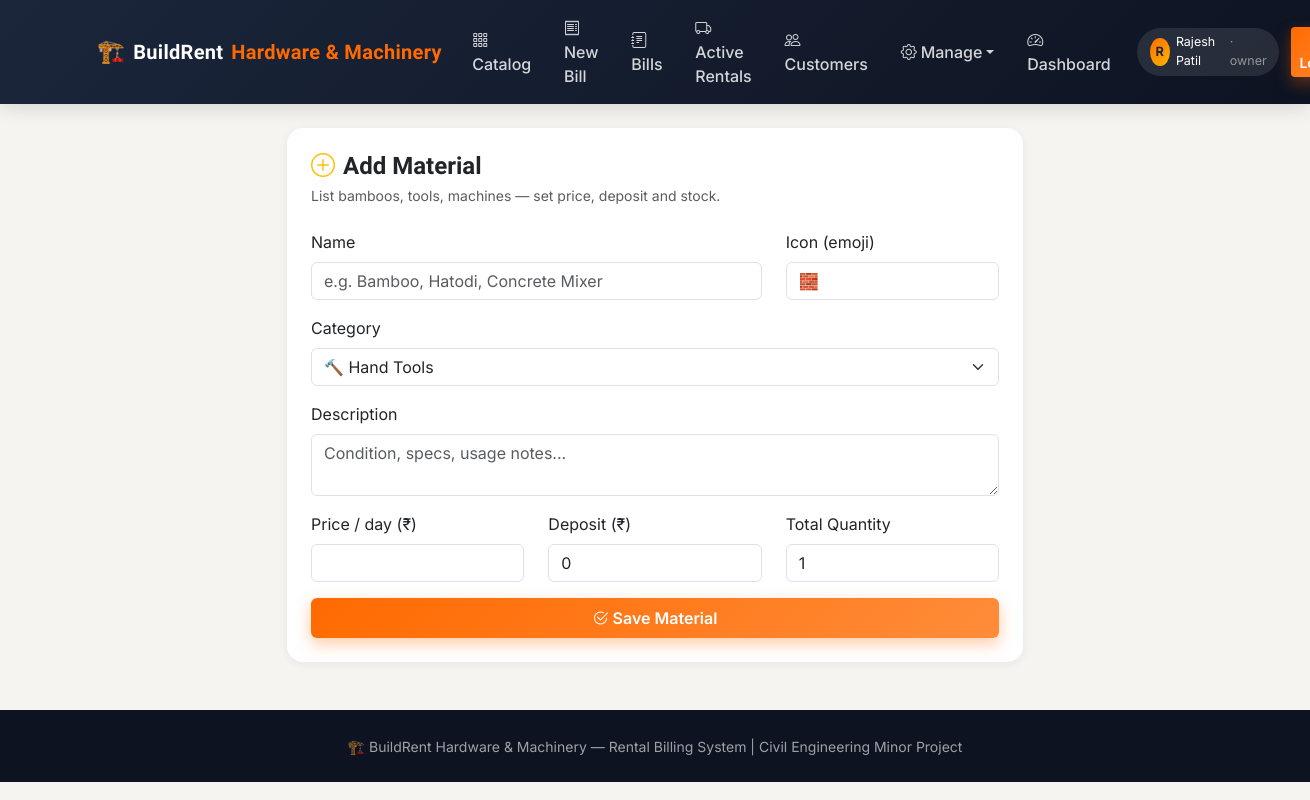
Screenshot of /inventory/add (signed in) with the database file from the repository.
### models.py (models this page shows, shortened)
class ShopSettings(db.Model):
    id = db.Column(db.Integer, primary_key=True)
    shop_name = db.Column(db.String(150), default="BuildRent Hardware & Machinery")
    tagline = db.Column(db.String(200), default="Construction material & machine rentals")
    address = db.Column(db.String(255), default="MIDC, Chh. Sambhaji Nagar, Maharashtra")
    phone = db.Column(db.String(20), default="9876543210")
    gst_no = db.Column(db.String(30), default="")

class User(UserMixin, db.Model):
    id = db.Column(db.Integer, primary_key=True)
    name = db.Column(db.String(100), nullable=False)
    email = db.Column(db.String(120), unique=True, nullable=True)
    phone = db.Column(db.String(20), unique=True, nullable=True)
    address = db.Column(db.String(255))
    password_hash = db.Column(db.String(255), nullable=True)
    has_login = db.Column(db.Boolean, default=False)  # False for walk-in customers with no account yet
    role = db.Column(db.String(20), nullable=False, default=ROLE_CUSTOMER)
    is_active_account = db.Column(db.Boolean, default=True)
    created_at = db.Column(db.DateTime, default=db.func.now())
    bills_as_customer = db.relationship("Bill", foreign_keys="Bill.customer_id", backref="customer", lazy=True)
    bills_as_biller = db.relationship("Bill", foreign_keys="Bill.biller_id", backref="biller", lazy=True)
    @property
    def is_active(self):
        return self.is_active_account

### app.py (the view, shortened to what this page needs)
@app.route("/inventory/add", methods=["GET", "POST"])
@role_required(ROLE_OWNER)
def add_material():
    categories = Category.query.all()
    if not categories:
        flash("Create a category first.", "warning")
        return redirect(url_for("categories_page"))
    return render_template("owner/material_form.html", categories=categories, material=None)

### app.py (called while the page is built)
@login_manager.user_loader
def load_user(user_id):
    return db.session.get(User, int(user_id))

def role_required(*roles):
    def decorator(f):
        @wraps(f)
        def wrapped(*args, **kwargs):
            if not current_user.is_authenticated:
                return redirect(url_for("login"))
            if current_user.role not in roles:
                flash("You don't have access to that page.", "danger")
                return redirect(url_for("dashboard"))
            return f(*args, **kwargs)
        return wrapped
    return decorator

def get_shop():
    shop = ShopSettings.query.first()
    if not shop:
        shop = ShopSettings()
        db.session.add(shop)
        db.session.commit()
    return shop

@app.context_processor
def inject_shop():
    return {"shop": get_shop()}

### templates/owner/material_form.html (shortened to what this page needs)
{% extends "base.html" %}
{% block content %}
<div class="row justify-content-center">
  <div class="col-md-8">
    <div class="card p-4">
      <h4 class="fw-bold mb-1"><i class="bi bi-{{ 'pencil-square' if material else 'plus-circle' }} text-warning me-2"></i>{{ "Edit" if material else "Add" }} Material</h4>
      <p class="text-muted small mb-4">List bamboos, tools, machines — set price, deposit and stock.</p>
      <form method="POST">
        <div class="row">
          <div class="col-md-8 mb-3">
            <label class="form-label">Name</label>
            <input type="text" class="form-control" name="name" value="{{ material.name if material else '' }}" placeholder="e.g. Bamboo, Hatodi, Concrete Mixer" required>
          </div>
          <div class="col-md-4 mb-3">
            <label class="form-label">Icon (emoji)</label>
            <input type="text" class="form-control" name="image_emoji" value="{{ material.image_emoji if material else '🧱' }}" maxlength="4">
          </div>
        </div>
        <div class="mb-3">
          <label class="form-label">Category</label>
          <select class="form-select" name="category_id" required>
            {% for c in categories %}
            <option value="{{ c.id }}" {% if material and material.category_id == c.id %}selected{% endif %}>{{ c.icon }} {{ c.name }}</option>
            {% endfor %}
          </select>
        </div>
        <div class="mb-3">
          <label class="form-label">Description</label>
          <textarea class="form-control" name="description" rows="2" placeholder="Condition, specs, usage notes...">{{ material.description if material else '' }}</textarea>
        </div>
        <div class="row">
          <div class="col-md-4 mb-3">
            <label class="form-label">Price / day (₹)</label>
            <input type="number" step="0.01" class="form-control" name="price_per_day" value="{{ material.price_per_day if material else '' }}" required>
          </div>
          <div class="col-md-4 mb-3">
            <label class="form-label">Deposit (₹)</label>
            <input type="number" step="0.01" class="form-control" name="deposit_amount" value="{{ material.deposit_amount if material else 0 }}">
          </div>
          <div class="col-md-4 mb-3">
            <label class="form-label">Total Quantity</label>
            <input type="number" min="1" class="form-control" name="quantity_total" value="{{ material.quantity_total if material else 1 }}" required>
          </div>
        </div>
        <button class="btn btn-brand w-100 py-2" type="submit"><i class="bi bi-check2-circle me-1"></i>Save Material</button>
      </form>
    </div>
  </div>
</div>
{% endblock %}

### templates/base.html (shortened to what this page needs)
<!DOCTYPE html>
<html lang="en">
<head>
<link href="https://cdn.jsdelivr.net/npm/bootstrap@5.3.3/dist/css/bootstrap.min.css" rel="stylesheet">
<link href="https://cdn.jsdelivr.net/npm/bootstrap-icons@1.11.3/font/bootstrap-icons.min.css" rel="stylesheet">
<link rel="stylesheet" href="{{ url_for('static', filename='css/style.css') }}">
</head>
<body>
<nav class="navbar navbar-expand-lg navbar-dark navbar-brand-app sticky-top">
  <div class="container">
    <a class="navbar-brand d-flex align-items-center gap-2" href="{{ url_for('index') }}">
      <span style="font-size:1.4rem;">🏗️</span> {{ shop.shop_name.split(' ')[0] }}<span class="accent">{{ ' '.join(shop.shop_name.split(' ')[1:]) or 'Rentals' }}</span>
    </a>
    <div class="collapse navbar-collapse" id="nav">
      <ul class="navbar-nav ms-auto align-items-lg-center gap-lg-1">
        <li class="nav-item"><a class="nav-link {% if request.endpoint=='catalog' %}active{% endif %}" href="{{ url_for('catalog') }}"><i class="bi bi-grid-3x3-gap me-1"></i>Catalog</a></li>
        {% if current_user.is_authenticated %}
          {% if current_user.role in ['owner','biller'] %}
            <li class="nav-item"><a class="nav-link {% if request.endpoint=='new_bill' %}active{% endif %}" href="{{ url_for('new_bill') }}"><i class="bi bi-receipt me-1"></i>New Bill</a></li>
            <li class="nav-item"><a class="nav-link {% if request.endpoint=='bills_list' %}active{% endif %}" href="{{ url_for('bills_list') }}"><i class="bi bi-journal-text me-1"></i>Bills</a></li>
            <li class="nav-item"><a class="nav-link {% if request.endpoint=='active_rentals' %}active{% endif %}" href="{{ url_for('active_rentals') }}"><i class="bi bi-truck me-1"></i>Active Rentals</a></li>
            <li class="nav-item"><a class="nav-link {% if request.endpoint=='customers_list' %}active{% endif %}" href="{{ url_for('customers_list') }}"><i class="bi bi-people me-1"></i>Customers</a></li>
          {% endif %}
          {% if current_user.role == 'owner' %}
            <li class="nav-item dropdown">
              <a class="nav-link dropdown-toggle {% if request.endpoint in ['inventory','categories_page','staff_page','settings_page'] %}active{% endif %}" href="#" data-bs-toggle="dropdown"><i class="bi bi-gear me-1"></i>Manage</a>
            </li>
          {% endif %}
          <li class="nav-item"><a class="nav-link {% if request.endpoint=='dashboard' or 'dashboard' in request.endpoint %}active{% endif %}" href="{{ url_for('dashboard') }}"><i class="bi bi-speedometer2 me-1"></i>Dashboard</a></li>
          <li class="nav-item ms-lg-2 my-2 my-lg-0">
            <span class="role-pill">
              <span class="avatar-circle">{{ current_user.name[0]|upper }}</span>
              {{ current_user.name }} <span class="text-white-50">· {{ current_user.role }}</span>
            </span>
          </li>
          <li class="nav-item ms-lg-2"><a class="btn btn-sm btn-brand" href="{{ url_for('logout') }}">Logout</a></li>
        {% else %}
          <li class="nav-item"><a class="nav-link" href="{{ url_for('login') }}">Staff / Customer Login</a></li>
          <li class="nav-item"><a class="btn btn-sm btn-brand ms-lg-2" href="{{ url_for('register') }}">Customer Sign Up</a></li>
        {% endif %}
      </ul>
    </div>
  </div>
</nav>
<div class="toast-container position-fixed top-0 end-0 p-3" style="z-index:1080;">
</div>
<main class="container my-4">
{% block content %}{% endblock %}
</main>
<footer class="footer-app text-center py-4 mt-5">
  <small>🏗️ {{ shop.shop_name }} &mdash; Rental Billing System | Civil Engineering Minor Project</small>
</footer>
</body>
</html>

### static/css/style.css (style rules this page uses)
:root { --primary:#ff6a00; --primary-dark:#e05a00; --secondary:#1b263b; --accent:#00b894; --bg:#f6f4f1; --card-bg:#ffffff; --text-dark:#1b263b; --text-muted:#6b7280; --radius:16px; --shadow-sm:0 2px 10px rgba(27,38,59,0.06); --shadow-md:0 8px 24px rgba(27,38,59,0.10); --shadow-lg:0 16px 40px rgba(27,38,59,0.16); }
* { box-sizing:border-box; }
body { background:var(--bg); font-family:'Inter', sans-serif; color:var(--text-dark); }
h1,h2,h3,h4,h5,h6, .navbar-brand, .fw-heading { font-family:'Sora', sans-serif; }
.navbar-brand-app { background:linear-gradient(135deg,#1b263b 0%, #0d1321 100%); box-shadow:0 2px 20px rgba(0,0,0,0.15); }
.navbar-brand-app .navbar-brand { font-weight:700; letter-spacing:.3px; color:#fff !important; }
.navbar-brand-app .navbar-brand .accent { color:var(--primary); }
.navbar-brand-app .nav-link { color:rgba(255,255,255,.82) !important; font-weight:500; padding:.5rem .9rem !important; border-radius:8px; transition:.15s; }
.role-pill { background:rgba(255,255,255,.1); color:#fff; border-radius:30px; padding:.35rem .8rem; font-size:.78rem; display:flex; align-items:center; gap:.4rem; }
.avatar-circle { width:28px; height:28px; border-radius:50%; background:linear-gradient(135deg,var(--primary),#ffb703); display:flex; align-items:center; justify-content:center; font-weight:700; font-size:.8rem; color:#1b263b; }
.btn-brand { background:linear-gradient(135deg,var(--primary) 0%, #ff8c3a 100%); border:none; color:#fff; font-weight:600; box-shadow:0 6px 16px rgba(255,106,0,.35); transition:.2s; }
.card { border:none; border-radius:var(--radius); box-shadow:var(--shadow-sm); transition:box-shadow .2s, transform .2s; }
.footer-app { background:#0d1321; color:rgba(255,255,255,.6); }

### rows the page displays
ShopSettings: shop_name "BuildRent", shop_name "Hardware & Machinery", shop_name "BuildRent Hardware & Machinery"
User: name "R", name "Rajesh Patil", role "owner"

### other values shown
{{ "Edit" if material else "Add" }} "Add"
form field category_id "🔨 Hand Tools"
